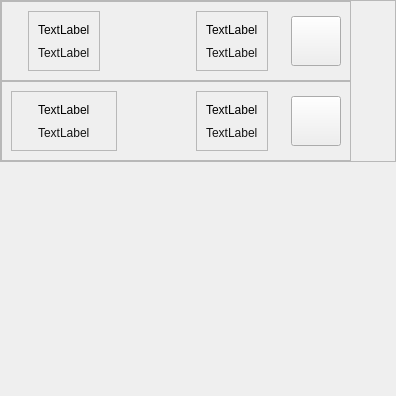
           <widget class="QWidget" name="scrollAreaWidgetContents_FlightMenu">
            <property name="geometry">
             <rect>
              <x>0</x>
              <y>0</y>
              <width>396</width>
              <height>396</height>
             </rect>
            </property>
            <layout class="QVBoxLayout" name="verticalLayout_32">
             <property name="leftMargin">
              <number>0</number>
             </property>
             <property name="topMargin">
              <number>0</number>
             </property>
             <property name="rightMargin">
              <number>0</number>
             </property>
             <property name="bottomMargin">
              <number>0</number>
             </property>
             <item alignment="Qt::AlignTop">
              <widget class="QFrame" name="frame_9">
               <property name="layoutDirection">
                <enum>Qt::LeftToRight</enum>
               </property>
               <property name="frameShape">
                <enum>QFrame::StyledPanel</enum>
               </property>
               <property name="frameShadow">
                <enum>QFrame::Raised</enum>
               </property>
               <layout class="QVBoxLayout" name="verticalLayout_35">
                <property name="spacing">
                 <number>0</number>
                </property>
                <property name="sizeConstraint">
                 <enum>QLayout::SetDefaultConstraint</enum>
                </property>
                <property name="leftMargin">
                 <number>0</number>
                </property>
                <property name="topMargin">
                 <number>0</number>
                </property>
                <property name="rightMargin">
                 <number>0</number>
                </property>
                <property name="bottomMargin">
                 <number>0</number>
                </property>
                <item>
                 <widget class="QFrame" name="modelFrame_2">
                  <property name="minimumSize">
                   <size>
                    <width>350</width>
                    <height>80</height>
                   </size>
                  </property>
                  <property name="maximumSize">
                   <size>
                    <width>350</width>
                    <height>80</height>
                   </size>
                  </property>
                  <property name="frameShape">
                   <enum>QFrame::StyledPanel</enum>
                  </property>
                  <property name="frameShadow">
                   <enum>QFrame::Raised</enum>
                  </property>
                  <layout class="QHBoxLayout" name="horizontalLayout_48">
                   <item alignment="Qt::AlignHCenter">
                    <widget class="QFrame" name="frame_7">
                     <property name="frameShape">
                      <enum>QFrame::StyledPanel</enum>
                     </property>
                     <property name="frameShadow">
                      <enum>QFrame::Raised</enum>
                     </property>
                     <layout class="QVBoxLayout" name="verticalLayout_33">
                      <item alignment="Qt::AlignHCenter">
                       <widget class="QLabel" name="label_7">
                        <property name="text">
                         <string>TextLabel</string>
                        </property>
                       </widget>
                      </item>
                      <item alignment="Qt::AlignHCenter">
                       <widget class="QLabel" name="label_8">
                        <property name="styleSheet">
                         <string notr="true">QLabel{
	color: rgb(21, 21, 21);
	font: 12px &quot;Google Sans&quot;;
}</string>
                        </property>
                        <property name="text">
                         <string>TextLabel</string>
                        </property>
                       </widget>
                      </item>
                     </layout>
                    </widget>
                   </item>
                   <item>
                    <widget class="QLabel" name="label_9">
                     <property name="minimumSize">
                      <size>
                       <width>50</width>
                       <height>50</height>
                      </size>
                     </property>
                     <property name="maximumSize">
                      <size>
                       <width>50</width>
                       <height>50</height>
                      </size>
                     </property>
                     <property name="text">
                      <string/>
                     </property>
                     <property name="pixmap">
                      <pixmap>../img/right-arrow.png</pixmap>
                     </property>
                     <property name="scaledContents">
                      <bool>true</bool>
                     </property>
                    </widget>
                   </item>
                   <item alignment="Qt::AlignHCenter">
                    <widget class="QFrame" name="frame_8">
                     <property name="frameShape">
                      <enum>QFrame::StyledPanel</enum>
                     </property>
                     <property name="frameShadow">
                      <enum>QFrame::Raised</enum>
                     </property>
                     <layout class="QVBoxLayout" name="verticalLayout_34">
                      <item alignment="Qt::AlignHCenter">
                       <widget class="QLabel" name="label_10">
                        <property name="text">
                         <string>TextLabel</string>
                        </property>
                       </widget>
                      </item>
                      <item alignment="Qt::AlignHCenter">
                       <widget class="QLabel" name="label_11">
                        <property name="styleSheet">
                         <string notr="true">QLabel{
	color: rgb(21, 21, 21);
	font: 12px &quot;Google Sans&quot;;
}</string>
                        </property>
                        <property name="text">
                         <string>TextLabel</string>
                        </property>
                       </widget>
                      </item>
                     </layout>
                    </widget>
                   </item>
                   <item>
                    <widget class="QPushButton" name="pushButton_2">
                     <property name="minimumSize">
                      <size>
                       <width>50</width>
                       <height>50</height>
                      </size>
                     </property>
                     <property name="maximumSize">
                      <size>
                       <width>50</width>
                       <height>50</height>
                      </size>
                     </property>
                     <property name="text">
                      <string/>
                     </property>
                     <property name="icon">
                      <iconset>
                       <normaloff>../img/feather/arrow-right-circle.svg</normaloff>../img/feather/arrow-right-circle.svg</iconset>
                     </property>
                     <property name="iconSize">
                      <size>
                       <width>30</width>
                       <height>30</height>
                      </size>
                     </property>
                    </widget>
                   </item>
                  </layout>
                 </widget>
                </item>
                <item>
                 <widget class="QFrame" name="modelFrame">
                  <property name="minimumSize">
                   <size>
                    <width>350</width>
                    <height>80</height>
                   </size>
                  </property>
                  <property name="maximumSize">
                   <size>
                    <width>350</width>
                    <height>80</height>
                   </size>
                  </property>
                  <property name="frameShape">
                   <enum>QFrame::StyledPanel</enum>
                  </property>
                  <property name="frameShadow">
                   <enum>QFrame::Raised</enum>
                  </property>
                  <layout class="QHBoxLayout" name="horizontalLayout_47">
                   <item>
                    <widget class="QFrame" name="frame_3">
                     <property name="frameShape">
                      <enum>QFrame::StyledPanel</enum>
                     </property>
                     <property name="frameShadow">
                      <enum>QFrame::Raised</enum>
                     </property>
                     <layout class="QVBoxLayout" name="verticalLayout_24">
                      <item alignment="Qt::AlignHCenter">
                       <widget class="QLabel" name="label_2">
                        <property name="text">
                         <string>TextLabel</string>
                        </property>
                       </widget>
                      </item>
                      <item alignment="Qt::AlignHCenter">
                       <widget class="QLabel" name="label_5">
                        <property name="styleSheet">
                         <string notr="true">QLabel{
	color: rgb(21, 21, 21);
	font: 12px &quot;Google Sans&quot;;
}</string>
                        </property>
                        <property name="text">
                         <string>TextLabel</string>
                        </property>
                       </widget>
                      </item>
                     </layout>
                    </widget>
                   </item>
                   <item>
                    <widget class="QLabel" name="label_4">
                     <property name="minimumSize">
                      <size>
                       <width>50</width>
                       <height>50</height>
                      </size>
                     </property>
                     <property name="maximumSize">
                      <size>
                       <width>50</width>
                       <height>50</height>
                      </size>
                     </property>
                     <property name="text">
                      <string/>
                     </property>
                     <property name="pixmap">
                      <pixmap>../img/right-arrow.png</pixmap>
                     </property>
                     <property name="scaledContents">
                      <bool>true</bool>
                     </property>
                    </widget>
                   </item>
                   <item alignment="Qt::AlignHCenter">
                    <widget class="QFrame" name="frame_4">
                     <property name="frameShape">
                      <enum>QFrame::StyledPanel</enum>
                     </property>
                     <property name="frameShadow">
                      <enum>QFrame::Raised</enum>
                     </property>
                     <layout class="QVBoxLayout" name="verticalLayout_31">
                      <item alignment="Qt::AlignHCenter">
                       <widget class="QLabel" name="label_3">
                        <property name="text">
                         <string>TextLabel</string>
                        </property>
                       </widget>
                      </item>
                      <item alignment="Qt::AlignHCenter">
                       <widget class="QLabel" name="label_6">
                        <property name="styleSheet">
                         <string notr="true">QLabel{
	color: rgb(21, 21, 21);
	font: 12px &quot;Google Sans&quot;;
}</string>
                        </property>
                        <property name="text">
                         <string>TextLabel</string>
                        </property>
                       </widget>
                      </item>
                     </layout>
                    </widget>
                   </item>
                   <item>
                    <widget class="QPushButton" name="pushButton">
                     <property name="minimumSize">
                      <size>
                       <width>50</width>
                       <height>50</height>
                      </size>
                     </property>
                     <property name="maximumSize">
                      <size>
                       <width>50</width>
                       <height>50</height>
                      </size>
                     </property>
                     <property name="text">
                      <string/>
                     </property>
                     <property name="icon">
                      <iconset>
                       <normaloff>../img/feather/arrow-right-circle.svg</normaloff>../img/feather/arrow-right-circle.svg</iconset>
                     </property>
                     <property name="iconSize">
                      <size>
                       <width>30</width>
                       <height>30</height>
                      </size>
                     </property>
                    </widget>
                   </item>
                  </layout>
                 </widget>
                </item>
               </layout>
              </widget>
             </item>
            </layout>
           </widget>
